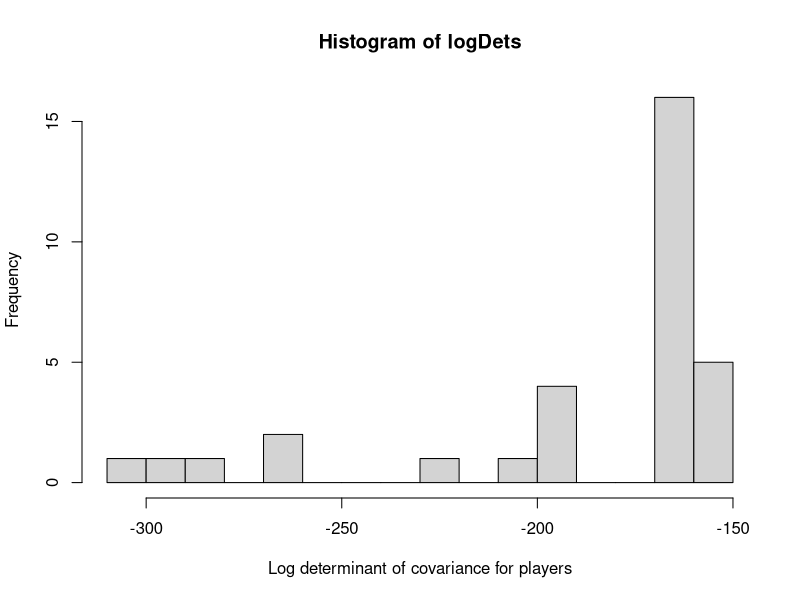
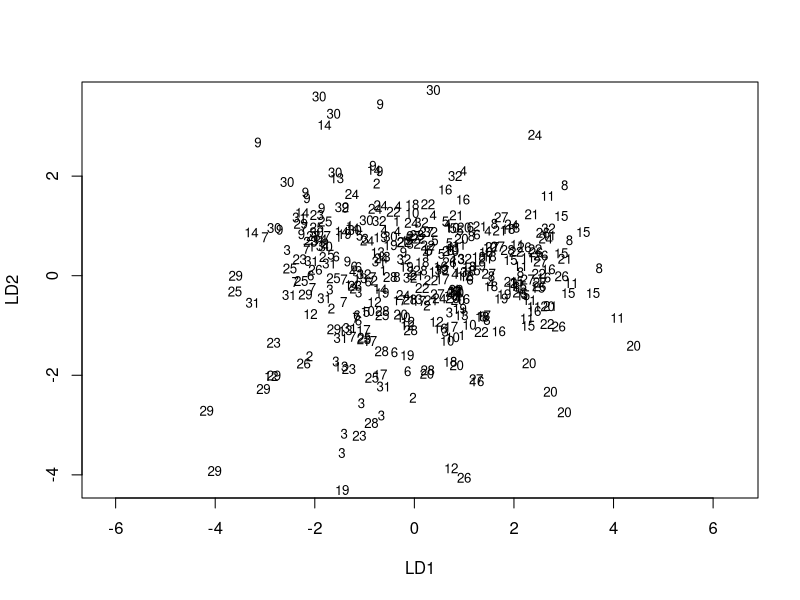
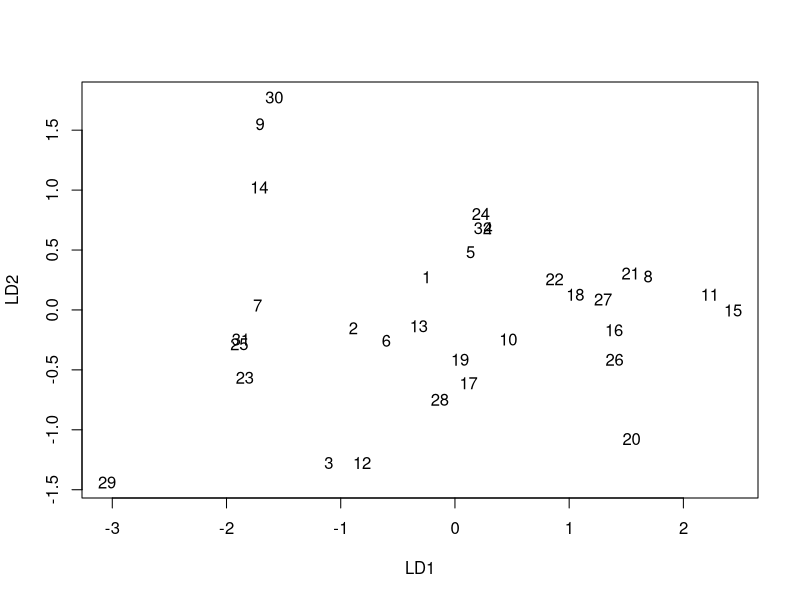

Write the R code that produced these figures, in order.
#
# Gow, Baumgarten, Cairns, Colton & Miller (2012)
# "Unsupervised Modelling of Player Style with LDA"
# Submitted to IEEE Transactions on Computational Intelligence & AI in Games.
# 
# Supplementry R script for Rogue Trooper data analysis
#
# rogue-lda.r
# Prepare Rogue combat feature data and apply LDA
#
# Author: Jeremy Gow
# Edited: 28 March 2012
#
library(MASS)
setEPS()
images <- "images/"

# Load feature data for 881 Rogue Trooper combats
fea <- read.csv("rogue-combats.csv")

#########################################################
#
# Select subset of feature data for analysis
#
# 550 level 1 combats
fea <- fea[fea$level == 1,] 
# 462 combats survived by PC
fea <- fea[!fea$death,]
# 431 combats where PC survives and we're sure no NPCs do
fea <- fea[fea$npcs == fea$npc.dead,]

# Remove one further combat where we know player abandons combat
# and backtracks through level.
fea <- fea[fea$log_id != 51 | fea$life != 1 | fea$task_id != 9,]

# Cap outlier values (6 values in total)
fea$prefire[fea$prefire > 90] <- 90
fea$npc.postfire[fea$npc.postfire > 60] <- 60
fea$area.rate[fea$area.rate > 30] <- 30
fea$turn.rate[fea$turn.rate > 1.5] <- 1.5
fea$npc.lead[fea$npc.lead > 40] <- 40

lda.vars <- c("prefire", "npc.postfire", "mean.postdam", "npc.lead", "mean.npc.fire", "firing", "sniping",
              "mean.aim", "gren.rate", "cover", "pistol", "mean.final.dist", "move", "dist.rate", "turn.rate",
              "area.rate", "zero.ammo", "mean.ammo", "pre.ammo", "mean.health", "dam.rate")

#########################################################
#
# Compute mean features for each player-NPC group pair
#
player.combat.means <- function(cdata) {
  tmp <- NULL
  for (v in lda.vars) {
    ptm <- aggregate(as.formula(paste(v, "~ player_id + task_id")), data=cdata, mean)
    if (is.null(tmp)) {
      tmp <- ptm
    } else {
      tmp <- merge(tmp, ptm, all=T, sort=F)
    }
  }
  # Add row names
  tmp <- data.frame(tmp, row.names=paste(tmp$player_id, tmp$task_id, sep="."))
  return(tmp)
}

fea2 <- player.combat.means(fea)[-2]
fea2$npc.lead[is.na(fea2$npc.lead)] <- 0
fea2 <- fea2[order(fea2$player_id),]

# Standardised features - subtract mean and divide by standard dev.
fea3 <- data.frame(fea2[1], scale(fea2[-1]))


#################################################
#
# Assess equality of player's covariance matrices
#

# Remove any columns which can be all zeros for a given player
fea.nz <- subset(fea3, select=-c(mean.aim, cover, gren.rate, pistol, zero.ammo, sniping))

# Returns the 15-feature covariance matrix for a given player
player.cov <- function(i) {
  return(cov(fea.nz[fea.nz$player_id == i, -1]))
}

# Log determinants of player covariance matrices
logDets <- NULL 
for (i in 1:32) {
  logDets[i] <- determinant(player.cov(i), logarithm=T)$modulus
}

# Distributed in approx. 3 clumps
png(paste(images, "player-logdets.png", sep=""), res=72)
hist(logDets, n=20, xlab="Log determinant of covariance for players")
dev.off()

######################################################
#
# Perform LDA
#
# Construct variable formula
lda.form <- as.formula(paste("player_id ~", paste(lda.vars, collapse=" + ")))

# Perform LDA with mean feature data
lda.res <- lda(lda.form, data=fea3) 

# Extract player means in LDA space
player.means <- data.frame(predict(lda.res, data.frame(lda.res$means))$x)

######################################################
#
# Plot LDA results
#

xlab <- "LD1"
ylab <- "LD2"

png(paste(images, "player-lda.png", sep=""), res=72)
plot(lda.res, dimen=2, cex=0.8, xlab=xlab, ylab=ylab)
dev.off()

png(paste(images, "player-centroids.png", sep=""), res=72)
plot(LD2 ~ LD1, data=player.means, xlab=xlab, ylab=ylab, pch=" ")
text(LD2 ~ LD1, data=player.means, labels=1:32)
dev.off()


######################################################################
#
# Find LD/feature correlations
#

fea4 <- cbind(fea3, data.frame(predict(lda.res, data.frame(fea3[,-1]))$x))

# Display ordered coefficients for linear discriminant
lda.coeff <- function(ld=1) {
  data.frame(sort(lda.res$scaling[, ld]))
}

lda.coeffs <- function() {
    sca <- lda.res$scaling
    max.ld <- dim(sca)[2]
    ld.names <- dimnames(sca)[[2]]
    coeffs <- data.frame(feature=row.names(sca))
    for (i in 1:max.ld) {
      coeffs[ld.names[i]] <- round(sca[,i], 2)
    }
    return (coeffs)
}


lda.cor <- function() {
  res <- NULL
  for (v in lda.vars) {
    cor1 <- round(cor(fea4[v], fea4$LD1, use="complete.obs"), 2)
    cor2 <- round(cor(fea4[v], fea4$LD2, use="complete.obs"), 2)
    cor3 <- round(cor(fea4[v], fea4$LD3, use="complete.obs"), 2)
    row <- data.frame(feature=v, LD1=cor1, LD2=cor2, LD3=cor3)
    if (is.null(res)) {
      res <- row  
    } else {
      res <- rbind(res, row)
    }
  }
  return (res)
}

# Feature coefficients and correlations for LD1 and LD2
lda.interpret <- function(ld=0, co=0.3, rho=0.5) {
  acoef <- lda.coeffs()[1:4]
  names(acoef) <- c("feature", "LD1.co", "LD2.co", "LD3.co")

  acor <- lda.cor()
  names(acor) <- c("feature", "LD1.rho", "LD2.rho", "LD3.rho")
  
  tmp <- merge(acoef, acor)
  
  if (ld == 1 | ld == 2 | ld == 3) {
    tmp <- tmp[,c(1, ld + 1, ld + 3)]
    tmp <- tmp[abs(tmp[,2]) >= co | abs(tmp[,3]) >= rho,]
    
    tmp.pos <- tmp[tmp[,2] > 0,]
    tmp.pos <- tmp.pos[order(tmp.pos[,3], decreasing=T),]

    tmp.neg <- tmp[tmp[,2] < 0,]
    tmp.neg <- tmp.neg[order(tmp.neg[,3]),]
    
    tmp <- rbind(tmp.pos, tmp.neg)
  }
  
  return (tmp)
}

lda.co <- lda.interpret()


